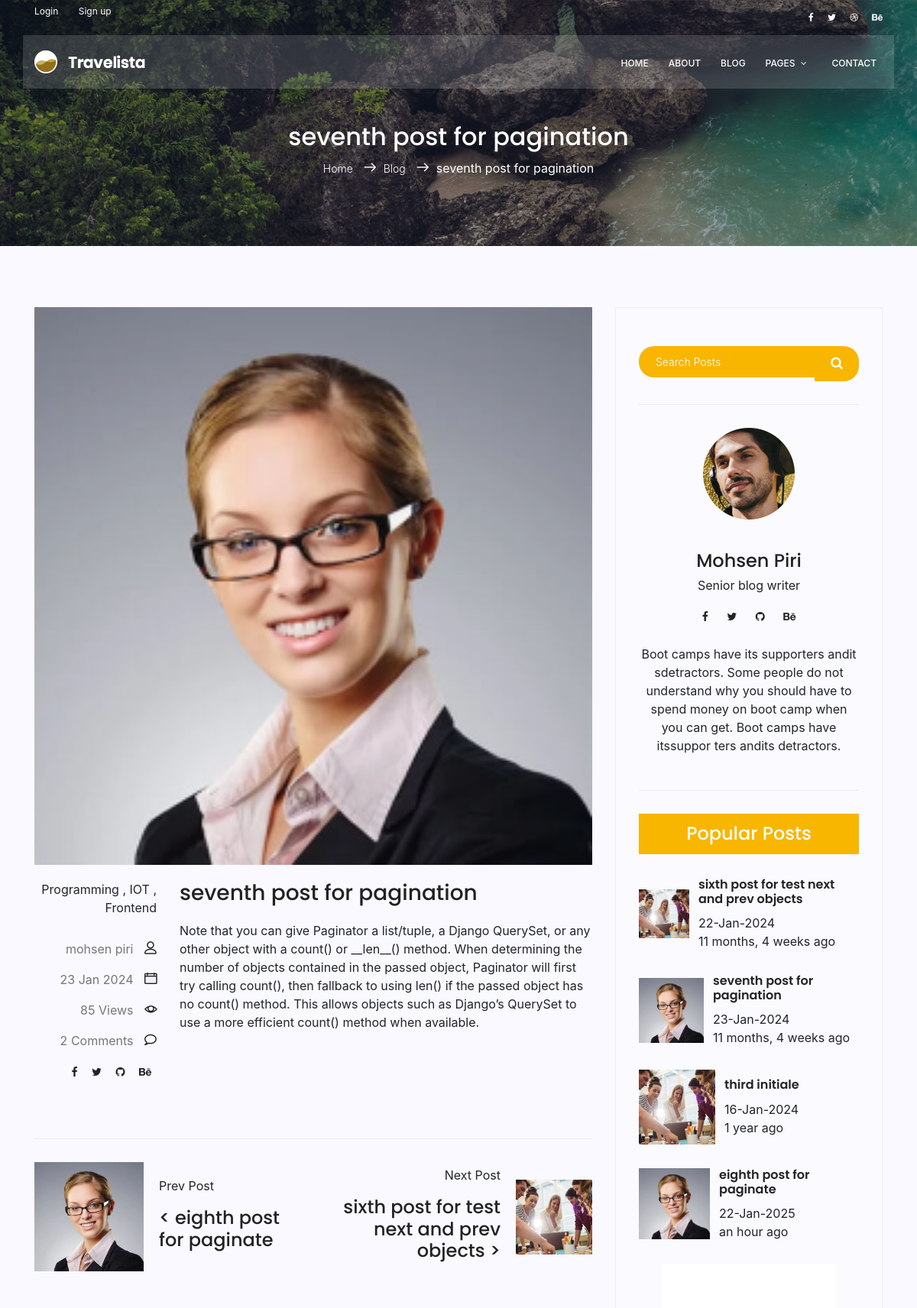
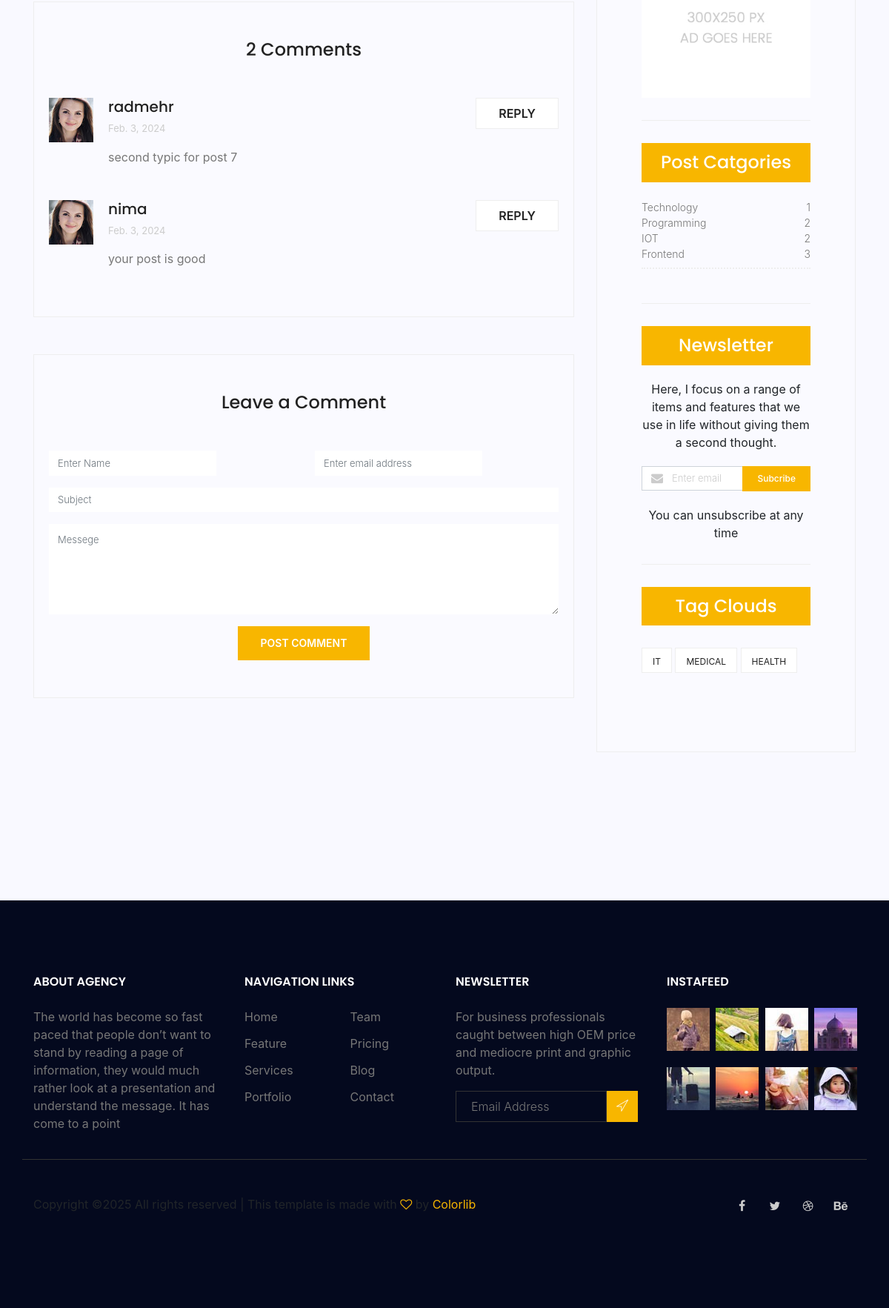
Page /blog_app/8 on the committed database (2 pictures, top to bottom).
### blog_app/models.py (models this page shows, shortened)
class Post(models.Model):
    image = models.ImageField(upload_to='app_image/', default='default.png')
    author = models.ForeignKey(User, on_delete=models.SET_NULL, null=True)
    title = models.CharField(max_length=100)
    content = models.TextField()
    tags = TaggableManager()
    counted_views = models.PositiveIntegerField(default=0)
    status = models.BooleanField(default=False)
    login_needed = models.BooleanField(default=False)
    published_date = models.DateTimeField(null=True)
    created_date = models.DateTimeField(auto_now_add=True)
    updated_date = models.DateTimeField(auto_now=True)
    category_list = models.ManyToManyField(Category)
    class Meta:
        ordering = ['-created_date']
        verbose_name = 'پست'
        verbose_name_plural = 'پست ها'
    def __str__(self):
        return self.title

class Category(models.Model):
    name = models.CharField(max_length=30)
    def __str__(self):
        return self.name

class Comment(models.Model):
    intended_post = models.ForeignKey(Post, on_delete=models.CASCADE)
    name = models.CharField(max_length=55)
    email = models.EmailField()
    subject = models.CharField(max_length=255)
    message = models.TextField()
    approved = models.BooleanField(default=False)
    created_date = models.DateTimeField(auto_now_add=True)
    class Meta:
        ordering = ['-created_date']

### blog_app/views.py (the view, shortened to what this page needs)
# urls.py: path('<int:pid>', single_view, name='single_blog'),
def single_view(request, pid):
    comment_form = CommentForm()
    all_posts = Post.objects.filter(published_date__lt=timezone.now(), status=1)
    post_obj = get_object_or_404(all_posts, id=pid)
    post_obj.counted_views = post_obj.counted_views + 1
    post_obj.save()
    if not post_obj.login_needed or request.user.is_authenticated:  # it means: if post_obj.login_needed is not True
        comments = Comment.objects.filter(intended_post=post_obj.id, approved=True)
        post_ids = [post.id for post in all_posts]
        pid_index = post_ids.index(pid)
        if pid_index == 0:
            next_id = post_ids[pid_index + 1]
            next_post = Post.objects.get(id=next_id)
            prev_post = None
        elif pid_index == post_ids.index(post_ids[-1]):
            prev_id = post_ids[pid_index - 1]
            prev_post = Post.objects.get(id=prev_id)
            next_post = None
        else:
            next_id = post_ids[pid_index + 1]
            next_post = Post.objects.get(id=next_id)
            prev_id = post_ids[pid_index - 1]
            prev_post = Post.objects.get(id=prev_id)
        context = {'post_obj': post_obj, 'next_post': next_post, 'prev_post': prev_post, 'comments': comments, 'comment_form': comment_form}
        return render(request, 'blog_items/blog-single.html', context)
    else:
        return HttpResponseRedirect(reverse('user_auth:login_page'))

### blog_app/forms.py
class CommentForm(forms.ModelForm):
    class Meta:
        model = Comment
        fields = ['name', 'email', 'subject', 'message', 'intended_post']

### blog_app/templatetags/blog_tags.py (called while the page is built)
@register.inclusion_tag('blog_items/blog-latest-post.html')
def most_visited_posts(arg=3):
    post_obj = Post.objects.filter(published_date__lt=timezone.now(), status=1).order_by('-counted_views')[:arg]
    return {'post_obj': post_obj}

@register.inclusion_tag('blog_items/blog-post-categories.html')
def cat_of_posts():
    post_obj = Post.objects.filter(published_date__lt=timezone.now(), status=1)
    category_obj = Category.objects.all()
    cat_dict = {}
    for cat_name in category_obj:
        cat_dict[cat_name] = post_obj.filter(category_list=cat_name).count()
    return {'cat_dict': cat_dict}

### templates/blog_items/blog-single.html (shortened to what this page needs)
{% extends 'base.html' %}
{% block content %}
{% load static %}
{% load blog_tags %}
{% load humanize %}
			<section class="relative about-banner">
				<div class="overlay overlay-bg"></div>
				<div class="container">
					<div class="row d-flex align-items-center justify-content-center">
						<div class="about-content col-lg-12">
							<h2 class="text-white">
								{{post_obj.title}}
							</h2>
							<p class="text-white link-nav"><a href="{% url 'index' %}">Home </a>  <span class="lnr lnr-arrow-right"></span><a href="{% url 'blog_show:home_blog' %}">Blog </a> <span class="lnr lnr-arrow-right"></span>{{post_obj.title}}</p>
						</div>
					</div>
				</div>
			</section>
			<section class="post-content-area single-post-area">
				<div class="container">
					<div class="row">
						<div class="col-lg-8 posts-list">
							<div class="single-post row">
								<div class="col-lg-12">
									<div class="feature-img">
										<img class="img-fluid" src="{{post_obj.image.url}}" alt="">
									</div>
								</div>
								<div class="col-lg-3  col-md-3 meta-details">
									<ul class="tags">
										{% for cat in post_obj.category_list.all %}
											{{cat.name}} {% if not forloop.last %} , {% endif %}
										{% endfor%}
									</ul>
									<div class="user-details row">
										<p class="user-name col-lg-12 col-md-12 col-6"><a href="{% url 'blog_show:author_pubs' author_username=post_obj.author.username %}">{{post_obj.author.get_full_name}}</a> <span class="lnr lnr-user"></span></p>
										<p class="date col-lg-12 col-md-12 col-6"><a>{{post_obj.published_date|date:"d M Y"}}</a> <span class="lnr lnr-calendar-full"></span></p>
										<p class="view col-lg-12 col-md-12 col-6"><a href="#">{{post_obj.counted_views}} Views</a> <span class="lnr lnr-eye"></span></p>
										<p class="comments col-lg-12 col-md-12 col-6"><a href="#">{{comments|length}} Comments</a> <span class="lnr lnr-bubble"></span></p>
										<ul class="social-links col-lg-12 col-md-12 col-6">
											<li><a href="#"><i class="fa fa-facebook"></i></a></li>
											<li><a href="#"><i class="fa fa-twitter"></i></a></li>
											<li><a href="#"><i class="fa fa-github"></i></a></li>
											<li><a href="#"><i class="fa fa-behance"></i></a></li>
										</ul>
									</div>
								</div>
								<div class="col-lg-9 col-md-9">
									<h3 class="mt-20 mb-20">{{post_obj.title}}</h3>
									<p class="excert">
										{{post_obj.content|safe}}
									</p>
								</div>
							</div>
							<div class="navigation-area">
								<div class="row">
									<div class="col-lg-6 col-md-6 col-12 nav-left flex-row d-flex justify-content-start align-items-center">
										<div class="thumb">
												{% if prev_post %}
											<a href="{% url 'blog_show:single_blog' pid=prev_post.id %}"><img class="img-fluid" src="{{prev_post.image.url}}" alt=""></a>
										</div>
										<div class="arrow">
											<a href="#"></a>
										</div>
										<div class="detials">
											<p>Prev Post</p>
											<a href="{% url 'blog_show:single_blog' pid=prev_post.id %}"><h4>< {{prev_post}}</h4></a>
												{% endif %}
										</div>
									</div>
									<div class="col-lg-6 col-md-6 col-12 nav-right flex-row d-flex justify-content-end align-items-center">
										<div class="detials">
										{% if next_post %}
											<p>Next Post</p>
											<a href="{% url 'blog_show:single_blog' pid=next_post.id %}"><h4>{{next_post}} ></h4></a>
										</div>
										<div class="arrow">
											<a href="#"></a>
										</div>
										<div class="thumb">
											<a href="{% url 'blog_show:single_blog' pid=next_post.id %}"><img class="img-fluid" src="{{next_post.image.url}}" alt=""></a>
										</div>
												{% endif %}
									</div>
								</div>
							</div>
							<div class="comments-area">
								<h4>{{comments|length}} Comments</h4>
								{% for comment in comments %}
								<div class="comment-list">
                                    <div class="single-comment justify-content-between d-flex">
                                        <div class="user justify-content-between d-flex">
                                            <div class="thumb">
                                                <img src="{% static 'img/blog/c1.jpg' %}" alt="">
                                            </div>
                                            <div class="desc">
                                                <h5><a href="#">{{comment.name}}</a></h5>
                                                <p class="date">{{comment.created_date|naturalday}}</p>
                                                <p class="comment">
													{{comment.message}}
                                                </p>
                                            </div>
                                        </div>
                                        <div class="reply-btn">
                                               <a href="" class="btn-reply text-uppercase">reply</a>
                                        </div>
                                    </div>
                                </div>
								{% empty %}
								<p>No comment has been register up to now</p>
								{% endfor %}
							</div>
							<div class="comment-form">
								<h4>Leave a Comment</h4>
								<form method="post" action="{% url 'blog_show:single_blog' pid=post_obj.id %}" >
									{% if request.user.is_authenticated %}
									<input type="hidden" name="name" value={{request.user.first_name}}>
									<input type="hidden" name="email" value={{request.user.email}}>
									{% else %}
									<div class="form-group form-inline">
									  <div class="form-group col-lg-6 col-md-12 name">
									    <input type="text" class="form-control" name="name" placeholder="Enter Name" onfocus="this.placeholder = ''" onblur="this.placeholder = 'Enter Name'">
									  </div>
									  <div class="form-group col-lg-6 col-md-12 email">
									    <input type="email" class="form-control" name="email" placeholder="Enter email address" onfocus="this.placeholder = ''" onblur="this.placeholder = 'Enter email address'">
									  </div>
									</div>
									{% endif %}
									<div class="form-group">
										<input type="text" class="form-control" name="subject" placeholder="Subject" onfocus="this.placeholder = ''" onblur="this.placeholder = 'Subject'">
									</div>
									<div class="form-group">
										<textarea class="form-control mb-10" rows="5" name="message" placeholder="Messege" onfocus="this.placeholder = ''" onblur="this.placeholder = 'Messege'" required=""></textarea>
									</div>
									<button type="submit" class="primary-btn text-uppercase">Post Comment</button>
								</form>
							</div>
						</div>
						<div class="col-lg-4 sidebar-widgets">
							<div class="widget-wrap">
								{% include 'blog_items/blog-search.html' %}
								{% include 'blog_items/blog-writer.html' %}
								{% most_visited_posts 4 %}
							</div>
								<div class="single-sidebar-widget ads-widget">
									<a href="#"><img class="img-fluid" src="{% static 'img/blog/ads-banner.jpg' %}" alt=""></a>
								</div>
										{% cat_of_posts %}
								<div class="single-sidebar-widget newsletter-widget">
									<h4 class="newsletter-title">Newsletter</h4>
									<p>
										Here, I focus on a range of items and features that we use in life without
										giving them a second thought.
									</p>
									<div class="form-group d-flex flex-row">
									   <div class="col-autos">
									      <div class="input-group">
									        <div class="input-group-prepend">
									          <div class="input-group-text"><i class="fa fa-envelope" aria-hidden="true"></i>
											</div>
									        </div>
									        <input type="text" class="form-control" id="inlineFormInputGroup" placeholder="Enter email" onfocus="this.placeholder = ''" onblur="this.placeholder = 'Enter email'" >
									      </div>
									    </div>
									    <a href="#" class="bbtns">Subcribe</a>
									</div>
									<p class="text-bottom">
										You can unsubscribe at any time
									</p>
								</div>
								{% include 'blog_items/blog-tags.html' %}
							</div>
						</div>
					</div>
				</div>
			</section>
{% endblock %}

### templates/blog_items/blog-latest-post.html
{% load humanize %}
{% load static %}
<div class="single-sidebar-widget popular-post-widget">
									<h4 class="popular-title">Popular Posts</h4>
                                    {% for obj in post_obj %}
									<div class="popular-post-list">
										<div class="single-post-list d-flex flex-row align-items-center">
											<div class="thumb">
												<img class="img-fluid" src=" {{obj.image.url}}" alt="">
											</div>
											<div class="details">
												<a href="{% url 'blog_show:single_blog' pid=obj.id %}"><h6>{{obj.title}}</h6></a>
												<p>{{obj.published_date|date:"d-M-Y"}}</p>
												<p>{{obj.published_date|naturaltime}}</p>
											</div>
										</div>
									{% endfor %}
									</div>
								</div>

### templates/blog_items/blog-post-categories.html
{% load blog_tags %}
                               <div class="single-sidebar-widget post-category-widget">
									<h4 class="category-title">Post Catgories</h4>
									<ul class="cat-list">
										<li>
											{% for key,value in cat_dict.items %}
											<a href="{% url 'blog_show:category_blog' cat_name=key %}" class="d-flex justify-content-between">
												<p>{{key}}</p>
												<p>{{value}}</p>
											{% endfor %}
											</a>
										</li>
									</ul>
								</div>

### templates/blog_items/blog-tags.html
<div class="single-sidebar-widget tag-cloud-widget">
									<h4 class="tagcloud-title">Tag Clouds</h4>
									<ul>
										{% for tag in post_obj.tags.all %}
										<li><a href="{% url 'blog_show:tag_blog' tag_name=tag.name %}">{{tag.name}}</a></li>
										{% endfor %}
									</ul>
								</div>

### rows in the picture
Post: title "seventh post for pagination", image (placeholder picture), author.get_full_name "mohsen piri", published_date "23 Jan 2024", counted_views "85", content "Note that you can give Paginator a list/tuple, a Django QuerySet, or any other object with a count() or __len__() method. When determining the number of objects contained in the passed object, Paginator will first try calling count(), then fallback to using len() if the passed object has no count() method. This allows objects such as Django’s QuerySet to use a more efficient count() method when available.", published_date "23-Jan-2024", published_date "11 months, 4 weeks ago"
Category: name "Programming", id "2"
Category: name "IOT", value "2"
Category: name "Frontend", value "3"
Post: image (placeholder picture), title "eighth post for paginate", published_date "22-Jan-2025", published_date "an hour ago"
Post: title "sixth post for test next and prev objects", image (picture), published_date "22-Jan-2024", published_date "11 months, 4 weeks ago"
Comment: name "radmehr", created_date "Feb. 3, 2024", message "second typic for post 7"
Comment: name "nima", created_date "Feb. 3, 2024", message "your post is good"
Post: image (picture), title "third initiale", published_date "16-Jan-2024", published_date "1 year ago"
Category: name "Technology", id "1"
Tag: name "IT"
Tag: name "MEDICAL"
Tag: name "HEALTH"

### other values in the picture
{{ comments|length }} "2"
